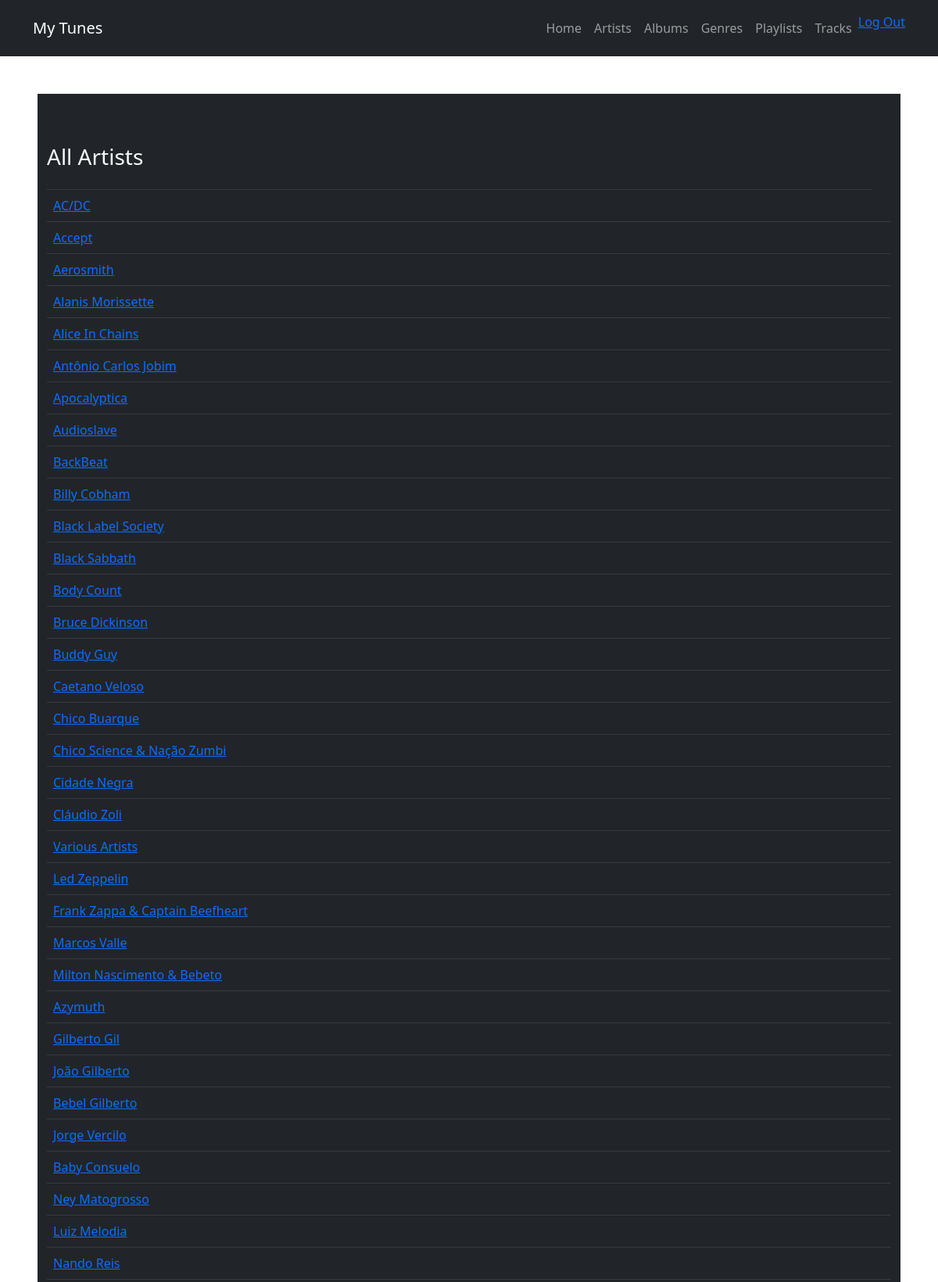
Page /tunes/artist/ (signed in, upper part) on the committed database.
### tunes/models.py (models this page shows, shortened)
class Artist(models.Model):
    name = models.CharField(max_length = 120)

### tunes/views.py (the view)
# urls.py: path('artist/', views.browse_by_artist, name = 'all_artists'),
def browse_by_artist(request):
    artists = Artist.objects.all().annotate(tracks = Count('album__track'))
    return render(request, 'tunes/artist.html', context = {'artists': artists})

### tunes/templates/tunes/artist.html
{% extends "tunes/base_template.html" %}
{% block content %}
    <h3>All Artists</h3>
    <table class="table table-dark table-hover">
        <th>
        {% for artist in artists %}
        <tr>
            <td> <a href = "{% url 'tunes:specific_artist' artist.id %}">{{ artist.name }}</a> </td> <td>{{ artist.numtracks }}</td>
        </tr>
        {% endfor %}
    </table>
{% endblock %}

### rows in the picture
Artist: name "AC/DC"
Artist: name "Accept"
Artist: name "Aerosmith"
Artist: name "Alanis Morissette"
Artist: name "Alice In Chains"
Artist: name "Antônio Carlos Jobim"
Artist: name "Apocalyptica"
Artist: name "Audioslave"
Artist: name "BackBeat"
Artist: name "Billy Cobham"
Artist: name "Black Label Society"
Artist: name "Black Sabbath"
Artist: name "Body Count"
Artist: name "Bruce Dickinson"
Artist: name "Buddy Guy"
Artist: name "Caetano Veloso"
Artist: name "Chico Buarque"
Artist: name "Chico Science & Nação Zumbi"
Artist: name "Cidade Negra"
Artist: name "Cláudio Zoli"
Artist: name "Various Artists"
Artist: name "Led Zeppelin"
Artist: name "Frank Zappa & Captain Beefheart"
Artist: name "Marcos Valle"
Artist: name "Milton Nascimento & Bebeto"
Artist: name "Azymuth"
Artist: name "Gilberto Gil"
Artist: name "João Gilberto"
Artist: name "Bebel Gilberto"
Artist: name "Jorge Vercilo"
Artist: name "Baby Consuelo"
Artist: name "Ney Matogrosso"
Artist: name "Luiz Melodia"
Artist: name "Nando Reis"
